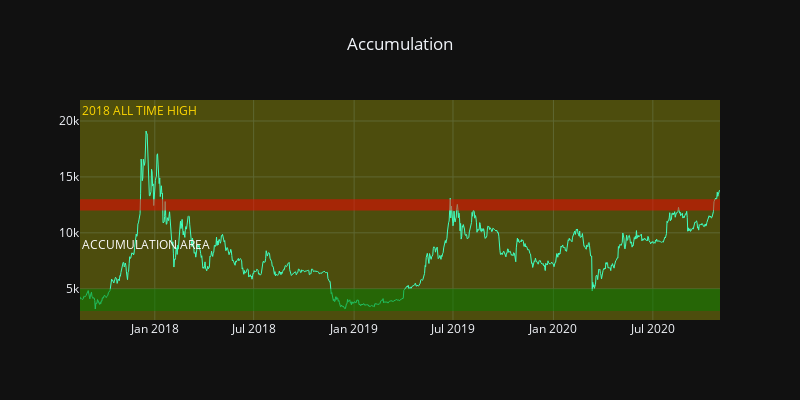

Notebook cell for this chart:
### Markdown cell above
At a glance, we can see that from july 2017 to jan 2021 the price moving sideways and ranging from around 4000 to 13000. However at the early of 2018, the BTC price reached 2018 ALL TIME HIGH at around 20000 before coming back to ranging price and stay at the sideways position for around 3.5 years.

### Code cell
# Accumulation plot

# Data
accum = df['2017-08-17' :'2020-11-01']

# Line chart
fig = go.Figure()
fig.add_trace(go.Scatter(x=accum.index,
                y=accum['close'])) 
fig.update_traces(line_color='Cyan', line_width=1)   # Set color for line chart

# Add color and line
fig.add_vrect(x0="2017-08-17", x1="2020-11-01", y0=1, y1=0,
              fillcolor="yellow", opacity=0.25, line_width=0)

fig.add_hline(y=20000, annotation_text='2018 ALL TIME HIGH', annotation_position="top left", annotation_font_color="gold", opacity=0)
fig.add_hline(y=8000, annotation_text='ACCUMULATION AREA', annotation_position="top left", annotation_font_color="white", opacity=0)
fig.add_hrect(y0=12000, y1=13000, line_width=0, fillcolor="red", opacity=0.5)
fig.add_hrect(y0=3000, y1=5000, line_width=0, fillcolor="green", opacity=0.5)

# Layout setting
fig.update_layout(title_text='Accumulation', title_x=0.5)
fig.update_layout(template='plotly_dark')
fig.update_layout(width=800, height=400)
fig.show()

### Figure 1 — Plotly figure (JSON) as saved in the notebook; plotly's stock layout.template omitted (floating-point values rounded to 4 significant figures; data arrays with more than 128 entries replaced by an {"elided": "..."} marker saying what was removed)
{"data": [{"line": {"color": "Cyan", "width": 1}, "type": "scatter", "x": {"elided": "1174 str values"}, "y": {"elided": "1174 float values"}}], "layout": {"annotations": [{"font": {"color": "gold"}, "showarrow": false, "text": "2018 ALL TIME HIGH", "x": 0, "xanchor": "left", "xref": "x domain", "y": 20000, "yanchor": "bottom", "yref": "y"}, {"font": {"color": "white"}, "showarrow": false, "text": "ACCUMULATION AREA", "x": 0, "xanchor": "left", "xref": "x domain", "y": 8000, "yanchor": "bottom", "yref": "y"}], "height": 400, "shapes": [{"fillcolor": "yellow", "line": {"width": 0}, "opacity": 0.25, "type": "rect", "x0": "2017-08-17", "x1": "2020-11-01", "xref": "x", "y0": 1, "y1": 0, "yref": "y domain"}, {"opacity": 0, "type": "line", "x0": 0, "x1": 1, "xref": "x domain", "y0": 20000, "y1": 20000, "yref": "y"}, {"opacity": 0, "type": "line", "x0": 0, "x1": 1, "xref": "x domain", "y0": 8000, "y1": 8000, "yref": "y"}, {"fillcolor": "red", "line": {"width": 0}, "opacity": 0.5, "type": "rect", "x0": 0, "x1": 1, "xref": "x domain", "y0": 12000, "y1": 13000, "yref": "y"}, {"fillcolor": "green", "line": {"width": 0}, "opacity": 0.5, "type": "rect", "x0": 0, "x1": 1, "xref": "x domain", "y0": 3000, "y1": 5000, "yref": "y"}], "title": {"text": "Accumulation", "x": 0.5}, "width": 800}}
